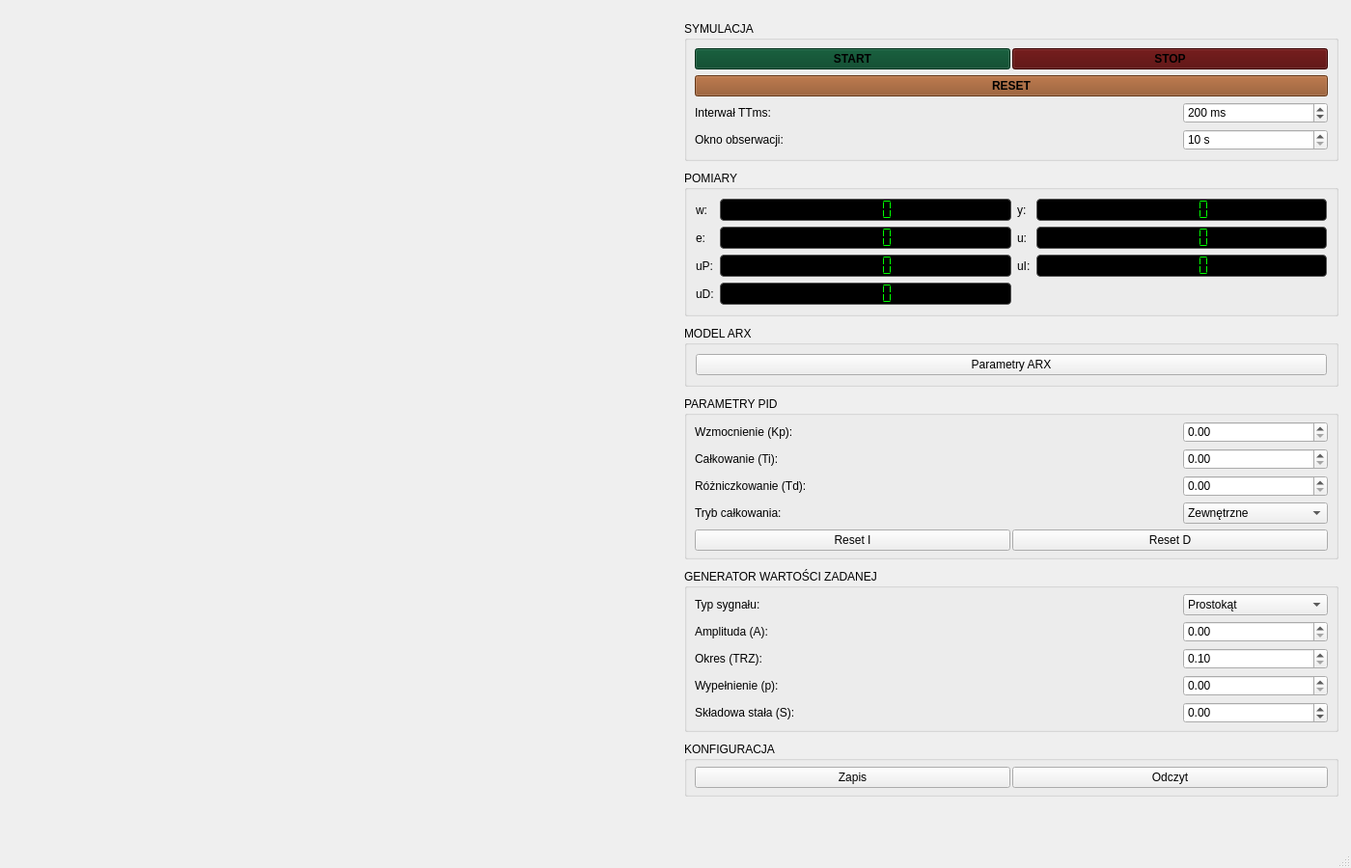
<?xml version="1.0" encoding="UTF-8"?>
<ui version="4.0">
 <class>MainWindow</class>
 <widget class="QMainWindow" name="MainWindow">
  <property name="geometry">
   <rect>
    <x>0</x>
    <y>0</y>
    <width>1400</width>
    <height>900</height>
   </rect>
  </property>
  <property name="windowTitle">
   <string>Symulator UAR</string>
  </property>
  <widget class="QWidget" name="centralwidget">
   <layout class="QHBoxLayout" name="mainLayout">
    <property name="spacing">
     <number>2</number>
    </property>
    <item>
     <layout class="QGridLayout" name="chartsGrid">
      <property name="leftMargin">
       <number>2</number>
      </property>
      <property name="topMargin">
       <number>2</number>
      </property>
      <property name="rightMargin">
       <number>2</number>
      </property>
      <property name="bottomMargin">
       <number>2</number>
      </property>
      <property name="spacing">
       <number>4</number>
      </property>
      <item row="0" column="0">
       <widget class="QCustomPlot" name="plotWY" native="true">
        <property name="sizePolicy">
         <sizepolicy hsizetype="Expanding" vsizetype="Expanding">
          <horstretch>0</horstretch>
          <verstretch>0</verstretch>
         </sizepolicy>
        </property>
       </widget>
      </item>
      <item row="0" column="1">
       <widget class="QCustomPlot" name="plotE" native="true">
        <property name="sizePolicy">
         <sizepolicy hsizetype="Expanding" vsizetype="Expanding">
          <horstretch>0</horstretch>
          <verstretch>0</verstretch>
         </sizepolicy>
        </property>
       </widget>
      </item>
      <item row="1" column="0">
       <widget class="QCustomPlot" name="plotU" native="true">
        <property name="sizePolicy">
         <sizepolicy hsizetype="Expanding" vsizetype="Expanding">
          <horstretch>0</horstretch>
          <verstretch>0</verstretch>
         </sizepolicy>
        </property>
       </widget>
      </item>
      <item row="1" column="1">
       <widget class="QCustomPlot" name="plotPID" native="true">
        <property name="sizePolicy">
         <sizepolicy hsizetype="Expanding" vsizetype="Expanding">
          <horstretch>0</horstretch>
          <verstretch>0</verstretch>
         </sizepolicy>
        </property>
       </widget>
      </item>
     </layout>
    </item>
    <item>
     <widget class="QScrollArea" name="settingsScroll">
      <property name="frameShape">
       <enum>QFrame::NoFrame</enum>
      </property>
      <property name="horizontalScrollBarPolicy">
       <enum>Qt::ScrollBarAlwaysOff</enum>
      </property>
      <property name="styleSheet">
       <string>QScrollBar:vertical { width: 12px; margin: 0px; }QScrollBar::handle:vertical { background: #555; min-height: 20px; border-radius: 6px; }QScrollBar::add-line:vertical, QScrollBar::sub-line:vertical { height: 0px; }</string>
      </property>
      <property name="widgetResizable">
       <bool>true</bool>
      </property>
      <widget class="QWidget" name="settingsPanel">
       <property name="geometry">
        <rect>
         <x>0</x>
         <y>0</y>
         <width>1358</width>
         <height>897</height>
        </rect>
       </property>
       <layout class="QVBoxLayout" name="settingsLayout">
        <property name="spacing">
         <number>10</number>
        </property>
        <property name="leftMargin">
         <number>8</number>
        </property>
        <property name="topMargin">
         <number>8</number>
        </property>
        <property name="rightMargin">
         <number>4</number>
        </property>
        <property name="bottomMargin">
         <number>8</number>
        </property>
        <item>
         <spacer name="settingsTopSpacer">
          <property name="orientation">
           <enum>Qt::Vertical</enum>
          </property>
          <property name="sizeHint" stdset="0">
           <size>
            <width>20</width>
            <height>10</height>
           </size>
          </property>
         </spacer>
        </item>
        <item>
         <widget class="QGroupBox" name="grpSim">
          <property name="title">
           <string>SYMULACJA</string>
          </property>
          <layout class="QGridLayout" name="laySim">
           <property name="leftMargin">
            <number>8</number>
           </property>
           <property name="topMargin">
            <number>8</number>
           </property>
           <property name="rightMargin">
            <number>8</number>
           </property>
           <property name="bottomMargin">
            <number>8</number>
           </property>
           <property name="horizontalSpacing">
            <number>4</number>
           </property>
           <property name="verticalSpacing">
            <number>6</number>
           </property>
           <item row="0" column="0" colspan="2">
           <layout class="QHBoxLayout" name="laySimButtons">
            <property name="spacing">
             <number>2</number>
            </property>
            <property name="leftMargin">
             <number>0</number>
            </property>
            <property name="topMargin">
             <number>0</number>
            </property>
            <property name="rightMargin">
             <number>0</number>
            </property>
            <property name="bottomMargin">
             <number>0</number>
            </property>
             <item>
              <widget class="QPushButton" name="btnStart">
               <property name="sizePolicy">
                <sizepolicy hsizetype="Expanding" vsizetype="Fixed">
                 <horstretch>0</horstretch>
                 <verstretch>0</verstretch>
                </sizepolicy>
               </property>
              <property name="text">
               <string>START</string>
              </property>
              <property name="styleSheet">
               <string>background-color: #014325; font-weight: bold;</string>
              </property>
             </widget>
             </item>
             <item>
              <widget class="QPushButton" name="btnStop">
               <property name="sizePolicy">
                <sizepolicy hsizetype="Expanding" vsizetype="Fixed">
                 <horstretch>0</horstretch>
                 <verstretch>0</verstretch>
                </sizepolicy>
               </property>
              <property name="text">
               <string>STOP</string>
              </property>
              <property name="styleSheet">
               <string>background-color: #500000; font-weight: bold;</string>
              </property>
             </widget>
             </item>
            </layout>
           </item>
           <item row="1" column="0" colspan="2">
            <widget class="QPushButton" name="btnReset">
             <property name="sizePolicy">
              <sizepolicy hsizetype="Expanding" vsizetype="Fixed">
               <horstretch>0</horstretch>
               <verstretch>0</verstretch>
              </sizepolicy>
             </property>
             <property name="text">
              <string>RESET</string>
             </property>
             <property name="styleSheet">
              <string>background-color: #8C4C1F; font-weight: bold;</string>
             </property>
            </widget>
           </item>
           <item row="2" column="0">
            <widget class="QLabel" name="lblInterwal">
             <property name="text">
              <string>Interwał TTms:</string>
             </property>
            </widget>
           </item>
           <item row="2" column="1">
           <widget class="QSpinBox" name="spinInterwal">
            <property name="minimumSize">
             <size>
              <width>150</width>
              <height>0</height>
             </size>
            </property>
            <property name="maximumSize">
             <size>
              <width>150</width>
              <height>16777215</height>
             </size>
            </property>
             <property name="suffix">
              <string> ms</string>
             </property>
             <property name="minimum">
              <number>10</number>
             </property>
             <property name="maximum">
              <number>1000</number>
             </property>
             <property name="value">
              <number>200</number>
             </property>
            </widget>
           </item>
           <item row="3" column="0">
            <widget class="QLabel" name="lblOkno">
             <property name="text">
              <string>Okno obserwacji:</string>
             </property>
            </widget>
           </item>
           <item row="3" column="1">
           <widget class="QSpinBox" name="spinOkno">
            <property name="minimumSize">
             <size>
              <width>150</width>
              <height>0</height>
             </size>
            </property>
            <property name="maximumSize">
             <size>
              <width>150</width>
              <height>16777215</height>
             </size>
            </property>
            <property name="keyboardTracking">
             <bool>false</bool>
            </property>
             <property name="suffix">
              <string> s</string>
             </property>
             <property name="minimum">
              <number>10</number>
             </property>
             <property name="maximum">
              <number>50</number>
             </property>
             <property name="value">
              <number>10</number>
             </property>
            </widget>
           </item>
          </layout>
         </widget>
        </item>
        <item>
         <widget class="QGroupBox" name="grpDash">
          <property name="title">
           <string>POMIARY</string>
          </property>
          <layout class="QGridLayout" name="layDash">
           <item row="0" column="0">
            <widget class="QLabel" name="lblW">
             <property name="text">
              <string>w:</string>
             </property>
            </widget>
           </item>
      <item row="0" column="1">
       <widget class="QLCDNumber" name="lcdW">
        <property name="sizePolicy">
         <sizepolicy hsizetype="Expanding" vsizetype="Fixed">
          <horstretch>0</horstretch>
          <verstretch>0</verstretch>
         </sizepolicy>
        </property>
        <property name="digitCount">
         <number>5</number>
        </property>
        <property name="smallDecimalPoint">
         <bool>true</bool>
        </property>
        <property name="segmentStyle">
         <enum>QLCDNumber::Flat</enum>
        </property>
        <property name="styleSheet">
         <string>background-color: black; color: #00FF00; border: 1px solid #555; border-radius: 4px; font-weight: bold;</string>
        </property>
       </widget>
      </item>
           <item row="0" column="2">
            <widget class="QLabel" name="lblY">
             <property name="text">
              <string>y:</string>
             </property>
            </widget>
           </item>
      <item row="0" column="3">
       <widget class="QLCDNumber" name="lcdY">
        <property name="sizePolicy">
         <sizepolicy hsizetype="Expanding" vsizetype="Fixed">
          <horstretch>0</horstretch>
          <verstretch>0</verstretch>
         </sizepolicy>
        </property>
        <property name="digitCount">
         <number>5</number>
        </property>
        <property name="smallDecimalPoint">
         <bool>true</bool>
        </property>
        <property name="segmentStyle">
         <enum>QLCDNumber::Flat</enum>
        </property>
        <property name="styleSheet">
         <string>background-color: black; color: #00FF00; border: 1px solid #555; border-radius: 4px; font-weight: bold;</string>
        </property>
       </widget>
      </item>
           <item row="1" column="0">
            <widget class="QLabel" name="lblE">
             <property name="text">
              <string>e:</string>
             </property>
            </widget>
           </item>
      <item row="1" column="1">
       <widget class="QLCDNumber" name="lcdE">
        <property name="sizePolicy">
         <sizepolicy hsizetype="Expanding" vsizetype="Fixed">
          <horstretch>0</horstretch>
          <verstretch>0</verstretch>
         </sizepolicy>
        </property>
        <property name="digitCount">
         <number>5</number>
        </property>
        <property name="smallDecimalPoint">
         <bool>true</bool>
        </property>
        <property name="segmentStyle">
         <enum>QLCDNumber::Flat</enum>
        </property>
        <property name="styleSheet">
         <string>background-color: black; color: #00FF00; border: 1px solid #555; border-radius: 4px; font-weight: bold;</string>
        </property>
       </widget>
      </item>
           <item row="1" column="2">
            <widget class="QLabel" name="lblU">
             <property name="text">
              <string>u:</string>
             </property>
            </widget>
           </item>
      <item row="1" column="3">
       <widget class="QLCDNumber" name="lcdU">
        <property name="sizePolicy">
         <sizepolicy hsizetype="Expanding" vsizetype="Fixed">
          <horstretch>0</horstretch>
          <verstretch>0</verstretch>
         </sizepolicy>
        </property>
        <property name="digitCount">
         <number>5</number>
        </property>
        <property name="smallDecimalPoint">
         <bool>true</bool>
        </property>
        <property name="segmentStyle">
         <enum>QLCDNumber::Flat</enum>
        </property>
        <property name="styleSheet">
         <string>background-color: black; color: #00FF00; border: 1px solid #555; border-radius: 4px; font-weight: bold;</string>
        </property>
       </widget>
      </item>
           <item row="2" column="0">
            <widget class="QLabel" name="lblUP">
             <property name="text">
              <string>uP:</string>
             </property>
            </widget>
           </item>
      <item row="2" column="1">
       <widget class="QLCDNumber" name="lcdUP">
        <property name="sizePolicy">
         <sizepolicy hsizetype="Expanding" vsizetype="Fixed">
          <horstretch>0</horstretch>
          <verstretch>0</verstretch>
         </sizepolicy>
        </property>
        <property name="digitCount">
         <number>5</number>
        </property>
        <property name="smallDecimalPoint">
         <bool>true</bool>
        </property>
        <property name="segmentStyle">
         <enum>QLCDNumber::Flat</enum>
        </property>
        <property name="styleSheet">
         <string>background-color: black; color: #00FF00; border: 1px solid #555; border-radius: 4px; font-weight: bold;</string>
        </property>
       </widget>
      </item>
           <item row="2" column="2">
            <widget class="QLabel" name="lblUI">
             <property name="text">
              <string>uI:</string>
             </property>
            </widget>
           </item>
      <item row="2" column="3">
       <widget class="QLCDNumber" name="lcdUI">
        <property name="sizePolicy">
         <sizepolicy hsizetype="Expanding" vsizetype="Fixed">
          <horstretch>0</horstretch>
          <verstretch>0</verstretch>
         </sizepolicy>
        </property>
        <property name="digitCount">
         <number>5</number>
        </property>
        <property name="smallDecimalPoint">
         <bool>true</bool>
        </property>
        <property name="segmentStyle">
         <enum>QLCDNumber::Flat</enum>
        </property>
        <property name="styleSheet">
         <string>background-color: black; color: #00FF00; border: 1px solid #555; border-radius: 4px; font-weight: bold;</string>
        </property>
       </widget>
      </item>
           <item row="3" column="0">
            <widget class="QLabel" name="lblUD">
             <property name="text">
              <string>uD:</string>
             </property>
            </widget>
           </item>
      <item row="3" column="1">
       <widget class="QLCDNumber" name="lcdUD">
        <property name="sizePolicy">
         <sizepolicy hsizetype="Expanding" vsizetype="Fixed">
          <horstretch>0</horstretch>
          <verstretch>0</verstretch>
         </sizepolicy>
        </property>
        <property name="digitCount">
         <number>5</number>
        </property>
        <property name="smallDecimalPoint">
         <bool>true</bool>
        </property>
        <property name="segmentStyle">
         <enum>QLCDNumber::Flat</enum>
        </property>
        <property name="styleSheet">
         <string>background-color: black; color: #00FF00; border: 1px solid #555; border-radius: 4px; font-weight: bold;</string>
        </property>
       </widget>
      </item>
          </layout>
         </widget>
        </item>
        <item>
         <widget class="QGroupBox" name="grpARX">
          <property name="title">
           <string>MODEL ARX</string>
          </property>
          <layout class="QVBoxLayout" name="layARX">
           <item>
            <widget class="QPushButton" name="btnARX">
             <property name="sizePolicy">
              <sizepolicy hsizetype="Expanding" vsizetype="Fixed">
               <horstretch>0</horstretch>
               <verstretch>0</verstretch>
              </sizepolicy>
             </property>
             <property name="text">
              <string>Parametry ARX</string>
             </property>
            </widget>
           </item>
          </layout>
         </widget>
        </item>
        <item>
         <widget class="QGroupBox" name="grpPID">
          <property name="title">
           <string>PARAMETRY PID</string>
          </property>
          <layout class="QGridLayout" name="layPID">
           <property name="leftMargin">
            <number>8</number>
           </property>
           <property name="topMargin">
            <number>6</number>
           </property>
           <property name="rightMargin">
            <number>8</number>
           </property>
           <property name="bottomMargin">
            <number>6</number>
           </property>
           <property name="horizontalSpacing">
            <number>2</number>
           </property>
           <property name="verticalSpacing">
            <number>6</number>
           </property>
           <item row="0" column="0">
            <widget class="QLabel" name="lblKp">
             <property name="text">
              <string>Wzmocnienie (Kp):</string>
             </property>
            </widget>
           </item>
           <item row="0" column="1">
           <widget class="QDoubleSpinBox" name="spinKp">
            <property name="minimumSize">
             <size>
              <width>150</width>
              <height>0</height>
             </size>
            </property>
            <property name="maximumSize">
             <size>
              <width>150</width>
              <height>16777215</height>
             </size>
            </property>
            <property name="minimum">
             <double>0.000000000000000</double>
            </property>
             <property name="maximum">
              <double>1000.000000000000000</double>
             </property>
            </widget>
           </item>
           <item row="1" column="0">
            <widget class="QLabel" name="lblTi">
             <property name="text">
              <string>Całkowanie (Ti):</string>
             </property>
            </widget>
           </item>
           <item row="1" column="1">
           <widget class="QDoubleSpinBox" name="spinTi">
            <property name="minimumSize">
             <size>
              <width>150</width>
              <height>0</height>
             </size>
            </property>
            <property name="maximumSize">
             <size>
              <width>150</width>
              <height>16777215</height>
             </size>
            </property>
            <property name="minimum">
             <double>0.000000000000000</double>
            </property>
             <property name="maximum">
              <double>10000.000000000000000</double>
             </property>
            </widget>
           </item>
           <item row="2" column="0">
            <widget class="QLabel" name="lblTd">
             <property name="text">
              <string>Różniczkowanie (Td):</string>
             </property>
            </widget>
           </item>
           <item row="2" column="1">
           <widget class="QDoubleSpinBox" name="spinTd">
            <property name="minimumSize">
             <size>
              <width>150</width>
              <height>0</height>
             </size>
            </property>
            <property name="maximumSize">
             <size>
              <width>150</width>
              <height>16777215</height>
             </size>
            </property>
            <property name="minimum">
             <double>0.000000000000000</double>
            </property>
             <property name="maximum">
              <double>1000.000000000000000</double>
             </property>
            </widget>
           </item>
           <item row="3" column="0">
            <widget class="QLabel" name="lblTrybCalk">
             <property name="text">
              <string>Tryb całkowania:</string>
             </property>
            </widget>
           </item>
           <item row="3" column="1">
           <widget class="QComboBox" name="comboTrybCalk">
            <property name="minimumSize">
             <size>
              <width>150</width>
              <height>0</height>
             </size>
            </property>
            <property name="maximumSize">
             <size>
              <width>150</width>
              <height>16777215</height>
             </size>
            </property>
            <item>
             <property name="text">
              <string>Zewnętrzne</string>
              </property>
             </item>
             <item>
              <property name="text">
               <string>Wewnętrzne</string>
              </property>
             </item>
            </widget>
           </item>
           <item row="4" column="0" colspan="2">
           <layout class="QHBoxLayout" name="layPidReset">
            <property name="spacing">
             <number>2</number>
            </property>
            <property name="leftMargin">
             <number>0</number>
            </property>
            <property name="topMargin">
             <number>0</number>
            </property>
            <property name="rightMargin">
             <number>0</number>
            </property>
            <property name="bottomMargin">
             <number>0</number>
            </property>
             <item>
              <widget class="QPushButton" name="btnResetI">
               <property name="sizePolicy">
                <sizepolicy hsizetype="Expanding" vsizetype="Fixed">
                 <horstretch>0</horstretch>
                 <verstretch>0</verstretch>
                </sizepolicy>
               </property>
               <property name="text">
                <string>Reset I</string>
               </property>
              </widget>
             </item>
             <item>
              <widget class="QPushButton" name="btnResetD">
               <property name="sizePolicy">
                <sizepolicy hsizetype="Expanding" vsizetype="Fixed">
                 <horstretch>0</horstretch>
                 <verstretch>0</verstretch>
                </sizepolicy>
               </property>
               <property name="text">
                <string>Reset D</string>
               </property>
              </widget>
             </item>
            </layout>
           </item>
          </layout>
         </widget>
        </item>
        <item>
         <widget class="QGroupBox" name="grpGen">
          <property name="title">
           <string>GENERATOR WARTOŚCI ZADANEJ</string>
          </property>
          <layout class="QGridLayout" name="layGen">
           <property name="leftMargin">
            <number>8</number>
           </property>
           <property name="topMargin">
            <number>6</number>
           </property>
           <property name="rightMargin">
            <number>8</number>
           </property>
           <property name="bottomMargin">
            <number>6</number>
           </property>
           <property name="horizontalSpacing">
            <number>2</number>
           </property>
           <property name="verticalSpacing">
            <number>6</number>
           </property>
           <item row="0" column="0">
            <widget class="QLabel" name="lblGenTyp">
             <property name="text">
              <string>Typ sygnału:</string>
             </property>
            </widget>
           </item>
           <item row="0" column="1">
           <widget class="QComboBox" name="comboGenTyp">
            <property name="minimumSize">
             <size>
              <width>150</width>
              <height>0</height>
             </size>
            </property>
            <property name="maximumSize">
             <size>
              <width>150</width>
              <height>16777215</height>
             </size>
            </property>
            <item>
             <property name="text">
              <string>Prostokąt</string>
              </property>
             </item>
             <item>
              <property name="text">
               <string>Sinus</string>
              </property>
             </item>
            </widget>
           </item>
           <item row="1" column="0">
            <widget class="QLabel" name="lblGenAmpl">
             <property name="text">
              <string>Amplituda (A):</string>
             </property>
            </widget>
           </item>
           <item row="1" column="1">
           <widget class="QDoubleSpinBox" name="spinGenAmpl">
            <property name="minimumSize">
             <size>
              <width>150</width>
              <height>0</height>
             </size>
            </property>
            <property name="maximumSize">
             <size>
              <width>150</width>
              <height>16777215</height>
             </size>
            </property>
            <property name="minimum">
             <double>0.000000000000000</double>
            </property>
             <property name="maximum">
              <double>1000.000000000000000</double>
             </property>
            </widget>
           </item>
           <item row="2" column="0">
            <widget class="QLabel" name="lblGenOkres">
             <property name="text">
              <string>Okres (TRZ):</string>
             </property>
            </widget>
           </item>
           <item row="2" column="1">
           <widget class="QDoubleSpinBox" name="spinGenOkres">
            <property name="minimumSize">
             <size>
              <width>150</width>
              <height>0</height>
             </size>
            </property>
            <property name="maximumSize">
             <size>
              <width>150</width>
              <height>16777215</height>
             </size>
            </property>
            <property name="minimum">
             <double>0.100000000000000</double>
            </property>
             <property name="maximum">
              <double>10000.000000000000000</double>
             </property>
            </widget>
           </item>
           <item row="3" column="0">
            <widget class="QLabel" name="lblGenWyp">
             <property name="text">
              <string>Wypełnienie (p):</string>
             </property>
            </widget>
           </item>
           <item row="3" column="1">
           <widget class="QDoubleSpinBox" name="spinGenWypelnienie">
            <property name="minimumSize">
             <size>
              <width>150</width>
              <height>0</height>
             </size>
            </property>
            <property name="maximumSize">
             <size>
              <width>150</width>
              <height>16777215</height>
             </size>
            </property>
            <property name="minimum">
             <double>0.000000000000000</double>
            </property>
             <property name="maximum">
              <double>1.000000000000000</double>
             </property>
             <property name="singleStep">
              <double>0.010000000000000</double>
             </property>
            </widget>
           </item>
           <item row="4" column="0">
            <widget class="QLabel" name="lblGenOffset">
             <property name="text">
              <string>Składowa stała (S):</string>
             </property>
            </widget>
           </item>
           <item row="4" column="1">
           <widget class="QDoubleSpinBox" name="spinGenOffset">
            <property name="minimumSize">
             <size>
              <width>150</width>
              <height>0</height>
             </size>
            </property>
            <property name="maximumSize">
             <size>
              <width>150</width>
              <height>16777215</height>
             </size>
            </property>
            <property name="minimum">
             <double>-1000.000000000000000</double>
            </property>
             <property name="maximum">
              <double>1000.000000000000000</double>
             </property>
            </widget>
           </item>
          </layout>
         </widget>
        </item>
        <item>
         <widget class="QGroupBox" name="grpFile">
          <property name="title">
           <string>KONFIGURACJA</string>
          </property>
          <layout class="QHBoxLayout" name="layFile">
           <property name="spacing">
            <number>2</number>
           </property>
           <property name="leftMargin">
            <number>8</number>
           </property>
           <property name="topMargin">
            <number>6</number>
           </property>
           <property name="rightMargin">
            <number>8</number>
           </property>
           <property name="bottomMargin">
            <number>6</number>
           </property>
           <item>
            <widget class="QPushButton" name="btnZapisz">
             <property name="text">
              <string>Zapis</string>
             </property>
            </widget>
           </item>
           <item>
            <widget class="QPushButton" name="btnWczytaj">
             <property name="text">
              <string>Odczyt</string>
             </property>
            </widget>
           </item>
          </layout>
         </widget>
        </item>
        <item>
         <spacer name="settingsBottomSpacer">
          <property name="orientation">
           <enum>Qt::Vertical</enum>
          </property>
          <property name="sizeHint" stdset="0">
           <size>
            <width>20</width>
            <height>40</height>
           </size>
          </property>
         </spacer>
        </item>
       </layout>
      </widget>
     </widget>
    </item>
   </layout>
  </widget>
  <widget class="QMenuBar" name="menubar">
   <property name="geometry">
    <rect>
     <x>0</x>
     <y>0</y>
     <width>1400</width>
     <height>21</height>
    </rect>
   </property>
  </widget>
  <widget class="QStatusBar" name="statusbar"/>
 </widget>
 <customwidgets>
  <customwidget>
   <class>QCustomPlot</class>
   <extends>QWidget</extends>
   <header>qcustomplot.h</header>
  </customwidget>
 </customwidgets>
 <resources/>
 <connections/>
</ui>
